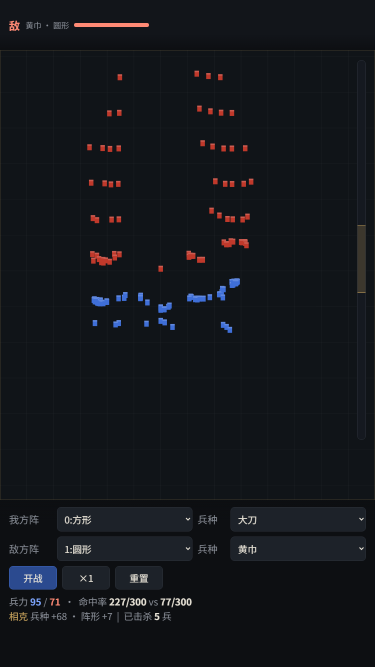
#> input picture project/img/proto_approach.png, 750 x 1334 px (shown at 1/2 size)
$ python -i build_env_v1.py   (imports and definitions only)
#> lines starting #> are read from the running program, lines starting #| are printed output that depends on the picture
#> further down, picture is the input picture: PIL image 750x1334 RGB; mean R, G, B 19.8, 22.6, 27
# -*- coding: utf-8 -*-
"""env_v1 后处理：拼版 / 入库素材（裁边、抠底、压体积）。

用法:
  python build_env_v1.py sheet                  -> work/env_contact.jpg
  python build_env_v1.py pack <adopt.txt>       -> game/web/assets/bg/env/ + 体积报告
adopt.txt / reject.txt：每行一个 id，可带 "  # 备注"。
"""
import os, sys, json, io
from PIL import Image, ImageDraw, ImageFont

SRC = r"F:\sanguo\project\art_ref\cloud_env_v1"
FIXDIR = r"F:\sanguo\project\art_ref\cloud_env_v1_fix"
WORK = r"F:\sanguo\work"
DEST = r"F:\sanguo\game\web\assets\bg\env"

FONT_CANDIDATES = [r"C:\Windows\Fonts\msyh.ttc", r"C:\Windows\Fonts\msyhbd.ttc",
                   r"C:\Windows\Fonts\simhei.ttf", r"C:\Windows\Fonts\simsun.ttc"]


# [8 lines left out: function font, not called in this run]


TERRAIN_NAMES = ["城·攻城", "城·街巷", "城·城墙", "船上", "草原", "平原",
                 "山地", "森林", "雪原", "沙漠", "關卡", "長城"]
HALL_NAMES = ["高堂", "军帐", "郡府", "边关", "水寨", "民居"]


# [19 lines left out: functions png_files, _thumb, resolve, not called in this run]


REJECT = {"ui_divider_h", "ui_list_row", "ui_tab_bar"}


# [21 lines left out: function _grid, not called in this run]


LABELS = {
    "terrain_": {("%02d" % i): n for i, n in enumerate(TERRAIN_NAMES)},
    "hall_": {("%02d" % (i + 1)): n for i, n in enumerate(HALL_NAMES)},
}


# [66 lines left out: function sheet, not called in this run]


# ---------------------------------------------------------------- 入库

def _alpha_key(im):
    """深灰平底 -> 透明：按到背景色的距离做软阈值，边缘 1–2 px 羽化。"""
    im = im.convert("RGBA")
    a = im.split()[3]
#> a: PIL image 750x1334 L; every value is 255
    rgb = im.convert("RGB")
    w, h = rgb.size
#> w = 750; h = 1334
    px = rgb.load()
    # 背景色取四角 12×12 中位数
    samp = []
    for (x0, y0) in [(0, 0), (w - 12, 0), (0, h - 12), (w - 12, h - 12)]:
        for dx in range(0, 12, 2):
            for dy in range(0, 12, 2):
                samp.append(px[x0 + dx, y0 + dy])
#> after the loop, samp = 144 items, first 6: (18, 21, 26), (18, 21, 26), (18, 21, 26), (18, 21, 26), (18, 21, 26), (18, 21, 26)
    samp.sort(key=lambda c: c[0] + c[1] + c[2])
    bg = samp[len(samp) // 2]
#> bg = (18, 21, 26)
    # 边框像素到 bg 的距离 -> 自适应阈值
    dist = []
    for x in range(w):
        for y in (0, 1, 2, h - 3, h - 2, h - 1):
            c = px[x, y]
            dist.append(((c[0] - bg[0]) ** 2 + (c[1] - bg[1]) ** 2 + (c[2] - bg[2]) ** 2) ** 0.5)
#> after the loop, dist = 4500 values, max 11.18 at index 3, min 0 at index 0, mean 5.59
    dist.sort()
    lo = max(10.0, dist[int(len(dist) * 0.99)] + 4.0)
#> lo = 15.18
    hi = lo * 2.0
#> hi = 30.36
    lut = []
    for i in range(256):
        pass
    # 逐通道差分不便，直接对像素做 dist
    out = Image.new("RGBA", (w, h))
#> out: PIL image 750x1334 RGBA; every value is 0
    op, sp = out.load(), rgb.load()
    for y in range(h):
        for x in range(w):
            c = sp[x, y]
            dv = ((c[0] - bg[0]) ** 2 + (c[1] - bg[1]) ** 2 + (c[2] - bg[2]) ** 2) ** 0.5
            if dv <= lo:
                op[x, y] = (c[0], c[1], c[2], 0)
            elif dv >= hi:
                op[x, y] = (c[0], c[1], c[2], 255)
            else:
                op[x, y] = (c[0], c[1], c[2], int(255 * (dv - lo) / (hi - lo)))
    return out


# [70 lines left out: functions _trim, pack, not called in this run]


# [5 lines not run here, left out]

>>> from PIL import Image
>>> picture = Image.open('../project/img/proto_approach.png')
>>> result = _alpha_key(picture)
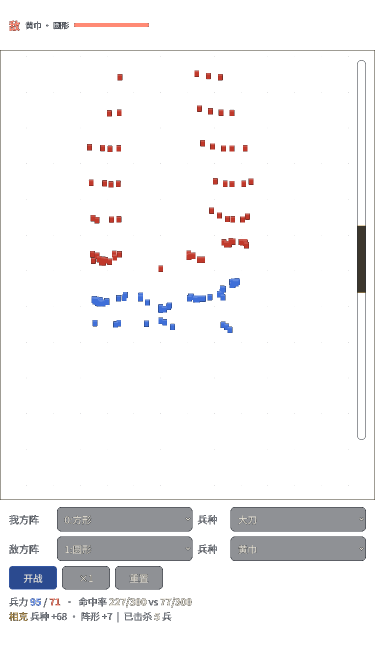
#> result: PIL image 750x1334 RGBA (shown at 1/2 size); mean R, G, B, A 19.8, 22.6, 27, 16.5; transparent parts drawn white

$ run again, on project/img/proto_magic.png
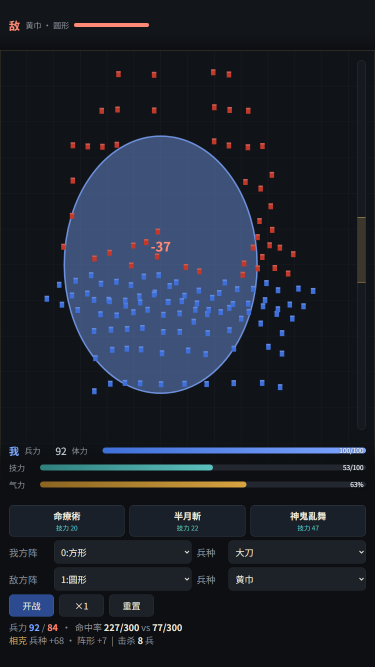
#> input picture project/img/proto_magic.png, 750 x 1334 px (shown at 1/2 size)
#> picture is the input picture: PIL image 750x1334 RGB; mean R, G, B 29.3, 35.3, 45.9
#> a: PIL image 750x1334 L; every value is 255
#> after the loop in _alpha_key, `for (x0, y0) in [(0, 0), (w - 12, 0), (0, h - 12), (w - 12, h - 12)]:`: samp = 144 items, first 6: (18, 21, 26), (18, 21, 26), (18, 21, 26), (18, 21, 26), (18, 21, 26), (18, 21, 26)
#> bg = (18, 21, 26)
#> after the loop in _alpha_key, `for x in range(w):`: dist = 4500 values, max 11.18 at index 3, min 0 at index 0, mean 5.59
#> lo = 15.18
#> hi = 30.36
#> out: PIL image 750x1334 RGBA; every value is 0
#> `result = _alpha_key(picture)`:
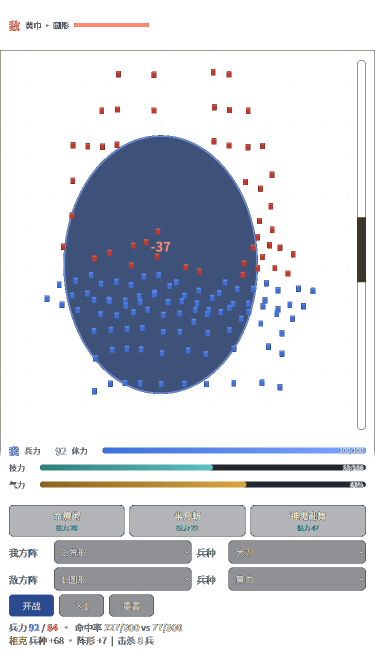
#> result: PIL image 750x1334 RGBA (shown at 1/2 size); mean R, G, B, A 29.3, 35.3, 45.9, 65.1; transparent parts drawn white

$ run again, on project/img/proto_melee.png
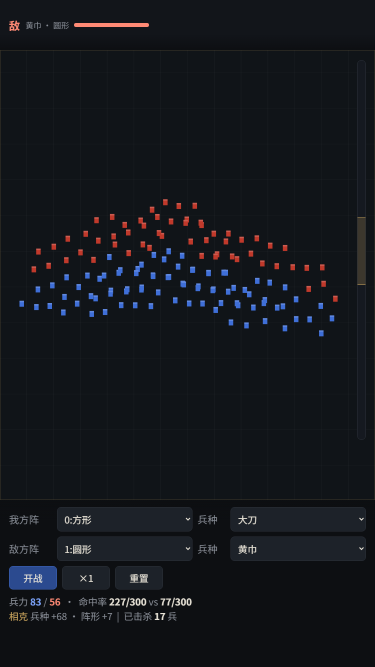
#> input picture project/img/proto_melee.png, 750 x 1334 px (shown at 1/2 size)
#> picture is the input picture: PIL image 750x1334 RGB; mean R, G, B 19.9, 23, 27.8
#> a: PIL image 750x1334 L; every value is 255
#> after the loop in _alpha_key, `for (x0, y0) in [(0, 0), (w - 12, 0), (0, h - 12), (w - 12, h - 12)]:`: samp = 144 items, first 6: (18, 21, 26), (18, 21, 26), (18, 21, 26), (18, 21, 26), (18, 21, 26), (18, 21, 26)
#> bg = (18, 21, 26)
#> after the loop in _alpha_key, `for x in range(w):`: dist = 4500 values, max 11.18 at index 3, min 0 at index 0, mean 5.59
#> lo = 15.18
#> hi = 30.36
#> out: PIL image 750x1334 RGBA; every value is 0
#> `result = _alpha_key(picture)`:
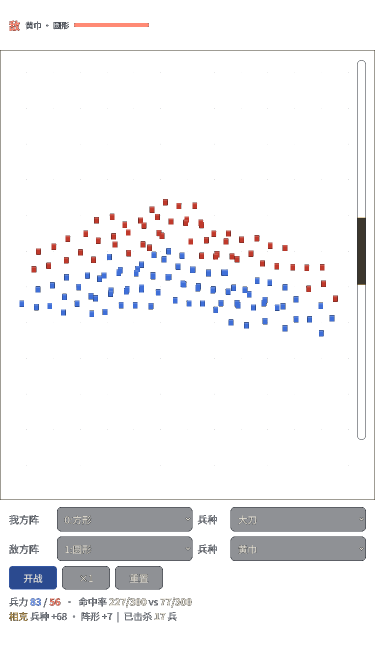
#> result: PIL image 750x1334 RGBA (shown at 1/2 size); mean R, G, B, A 19.9, 23, 27.8, 17.6; transparent parts drawn white
